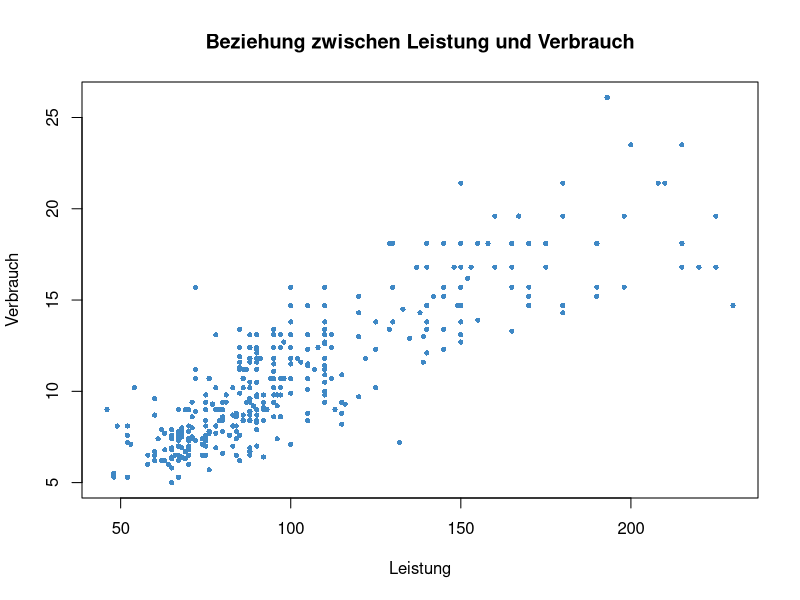
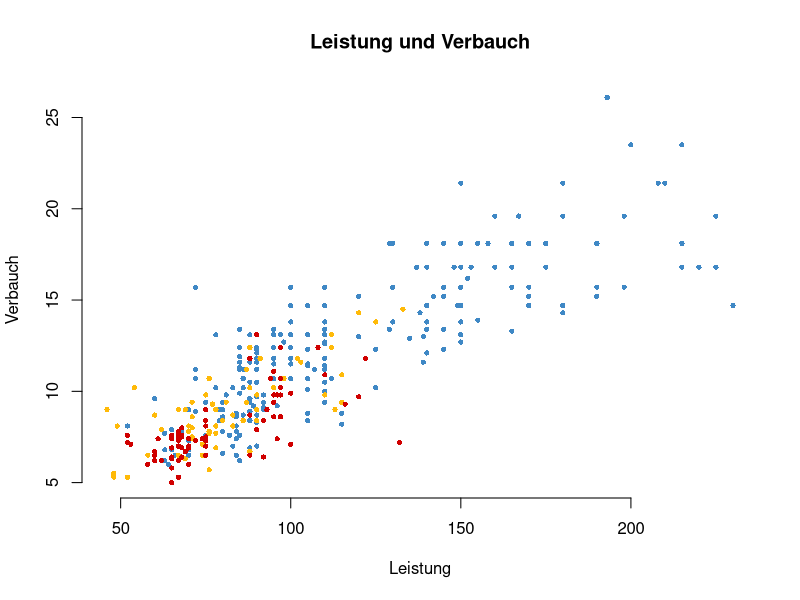
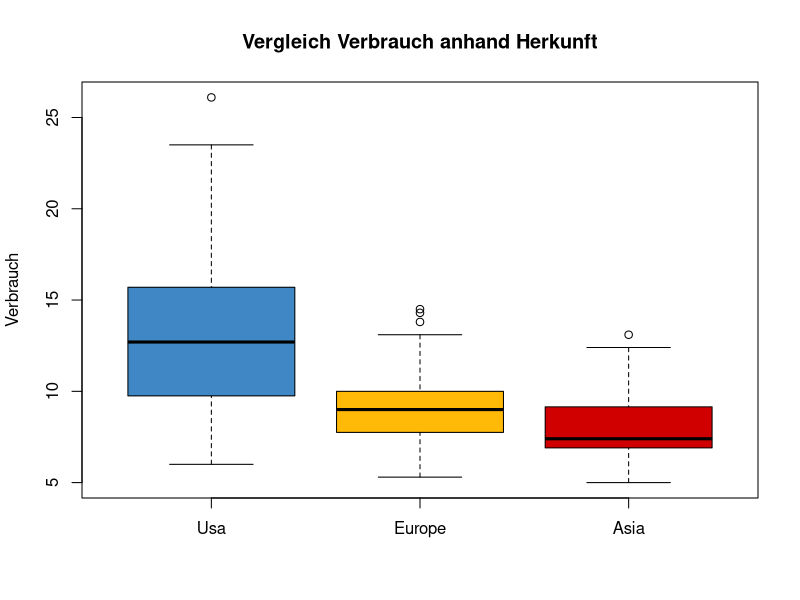

Generate these figures, in order, with R:
# Setup ------------------------------------------------------------------------
WD = getwd()
setwd(WD)

data <-
  read.csv2(
    "Daten/autos.csv",
    header = TRUE,
    sep = ";",
    fill = TRUE,
    stringsAsFactors = TRUE
  )

data[, "Herkunft"] <- as.factor(data[, "Herkunft"])

summary(data)

# Aufgabe 2 --------------------------------------------------------------------
verbrauch <- data[, "Verbrauch"]
zylinder <- data[, "Zylinder"]
hubraum <- data[, "Hubraum"]

mean(verbrauch)
median(verbrauch)
sd(verbrauch)

mean(zylinder)
median(zylinder)
sd(zylinder)

mean(hubraum)
median(hubraum)
sd(hubraum)

# 1 (=Amerika), 2 (=Europa) und 3 (=Asien)
table(data$Herkunft)

# Aufgabe 3 --------------------------------------------------------------------
x <- data[, "Leistung"]
y <- data[, "Verbrauch"]
plot(
  x,
  y,
  type = "p",
  main = "Beziehung zwischen Leistung und Verbrauch",
  xlab = "Leistung",
  ylab = "Verbrauch",
  xlim = c(46, 230),
  ylim = c(5, 26.1),
  pch = 16,
  col = "#3f88c5",
  cex = 0.7,
  
)

# Aufgabe 4 --------------------------------------------------------------------
mean_by_continent <-
  aggregate(verbrauch ~ data[, "Herkunft"], data = data, mean)
names(mean_by_continent) <- c("Herkunft", "Verbrauch")
mean_by_continent # 1 (=Amerika), 2 (=Europa) und 3 (=Asien)

# Aufgabe 5 --------------------------------------------------------------------
usa <- subset(data, Herkunft == "1")
europe <- subset(data, Herkunft == "2")
asia <- subset(data, Herkunft == "3")

x_usa_leistung <- usa[, "Leistung"]
y_usa_verbrauch <- usa[, "Verbrauch"]

plot(
  x_usa_leistung,
  y_usa_verbrauch,
  main = "Leistung und Verbauch",
  type = "p",
  xlab = "Leistung",
  ylab = "Verbauch",
  xlim = c(46, 230),
  ylim = c(5, 26.1),
  pch = 16,
  cex = 0.7,
  col = "#3f88c5",
  bty = "n",
  
)

x_europe_leistung <- europe[, "Leistung"]
y_europe_verbrauch <- europe[, "Verbrauch"]
points(
  x_europe_leistung,
  y_europe_verbrauch,
  pch = 16,
  cex = 0.7,
  col = "#ffba08"
)

x_asia_leistung <- asia[, "Leistung"]
y_asia_verbrauch <- asia[, "Verbrauch"]
points(
  x_asia_leistung,
  y_asia_verbrauch,
  pch = 16,
  cex = 0.7,
  col = "#d00000"
)
# Aufgabe 6 --------------------------------------------------------------------

usa <- subset(data, Herkunft == "1")
europe <- subset(data, Herkunft == "2")
asia <- subset(data, Herkunft == "3")
usa_verbrauch <- usa[, "Verbrauch"]
europe_verbrauch <- europe[, "Verbrauch"]
asia_verbrauch <- asia[, "Verbrauch"]
boxplot(
  usa_verbrauch,
  europe_verbrauch,
  asia_verbrauch,
  ylab = "Verbrauch",
  main = "Vergleich Verbrauch anhand Herkunft",
  names = c("Usa", "Europe", "Asia"),
  col = c("#3f88c5", "#ffba08", "#d00000")
)
# Aufgabe 7 --------------------------------------------------------------------

verbrauch <- data[, "Verbrauch"]
leistung <- data[, "Leistung"]
gewicht <- data[, "Gewicht"]

cor(leistung, verbrauch)
cor(verbrauch, gewicht)
